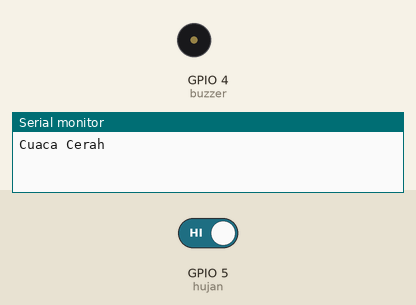
Bench run of a sketch on a simulated ESP8266 (NodeMCU). On the bench: buzzer (waves = sounding, pin HIGH), the last lines printed to the serial monitor. The inputs (shaded band) are chosen by the test bench; at power-on: GPIO 5 (hujan) HIGH. WiFi joins after 1.5 s; servers stay silent unless stated.

Above: at 3.0 s.
3.1 s: GPIO 5 (hujan) driven LOW
At 4.5 s:
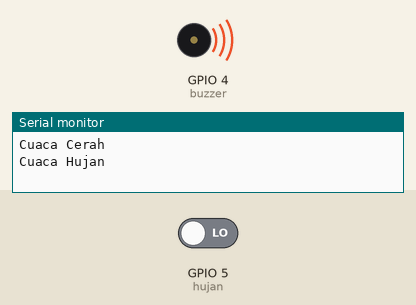
5.3 s: GPIO 5 (hujan) driven HIGH
At 7.2 s:
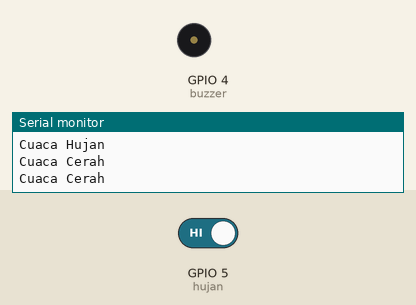
Timing chart, 0 to 8.7 s (numbered marks = the images above; inputs shaded):
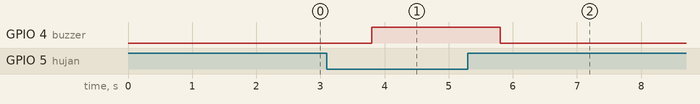

Measured:
- after the input at 3.1 s, GPIO 4 (buzzer): LOW → HIGH after 0.70 s
- after the input at 5.3 s, GPIO 4 (buzzer): HIGH → LOW after 0.50 s

The sketch:

8.Sensor_Hujan.ino
```cpp
#define BLYNK_PRINT Serial

#define BLYNK_AUTH_TOKEN            "oRP17_S_QER-8ZwKHleG1ltf-5W5KHIY"

#include <ESP8266WiFi.h>
#include <BlynkSimpleEsp8266.h>

#define hujan 5
#define buzzer 4

char ssid[] = "Tukang Ngoding";
char pass[] = "kodingeverywhere";

WidgetLED led3(V3);

BlynkTimer timer;

void sensorhujan() {
  String h = "Hujan";
  String c = "Cerah";
  int kondisi_sensor = digitalRead(hujan);
  if (kondisi_sensor == LOW) {
    Blynk.virtualWrite(V2,h);
    led3.on();
    Serial.println("Cuaca Hujan");
    digitalWrite(buzzer, HIGH);
  }
  else {
    Blynk.virtualWrite(V2,c);
    led3.off();
    Serial.println("Cuaca Cerah");
    digitalWrite(buzzer, LOW);
  }
}

void setup () {
  Serial.begin(115200);
  pinMode (hujan, INPUT);
  pinMode (buzzer, OUTPUT);

  Blynk.begin(BLYNK_AUTH_TOKEN, ssid, pass, "blynk.cloud", 80);
  timer.setInterval(1000L, sensorhujan);
}

void loop() {
  Blynk.run();
  timer.run();
}
```
